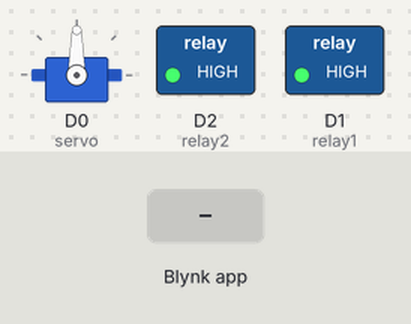
A sketch run on a simulated ESP8266 (NodeMCU). Parts: servo, switched loads named in the sketch (green lamp = pin HIGH). The test bench sets the inputs (shaded band). WiFi joins after 1.5 s; servers stay silent unless stated.

Above: at 5.0 s.
5.1 s: Blynk app writes 1 to V0
At 5.7 s:
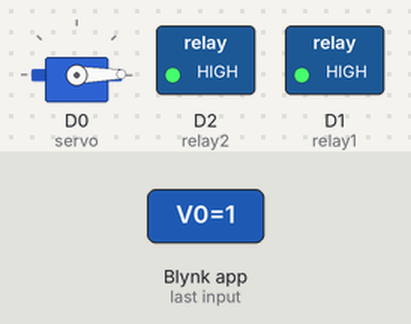
6.6 s: Blynk app writes 200 to V0
At 6.9 s:
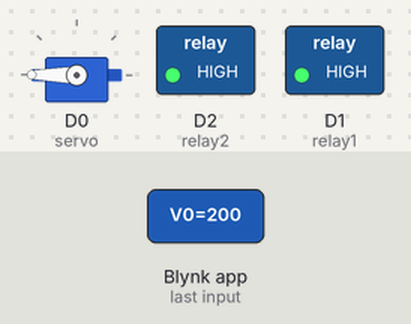
8.1 s: Blynk app writes 1 to V2
At 9.2 s:
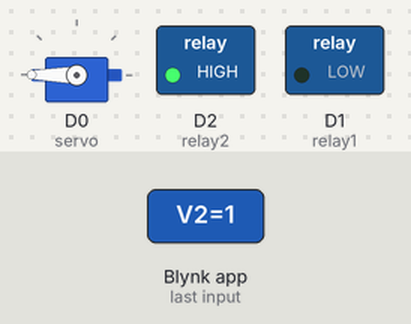
9.6 s: Blynk app writes 0 to V0
At 10.4 s:
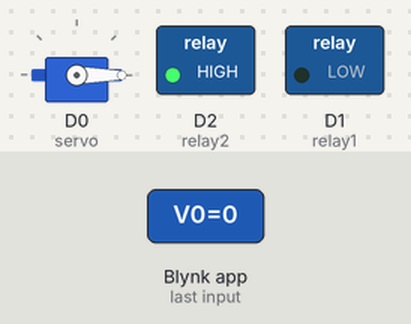
11.1 s: Blynk app writes 1 to V3
At 11.5 s:
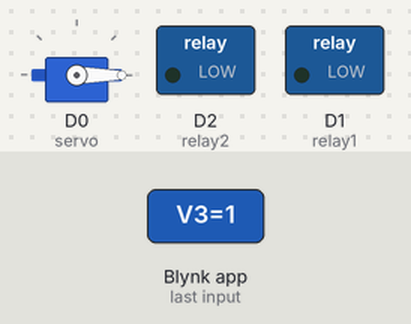
12.6 s: Blynk app writes 0 to V2
At 13.8 s:
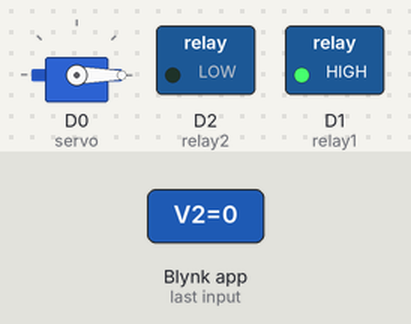
Timing chart, 0 to 15.1 s (numbered marks = the images above; inputs shaded):
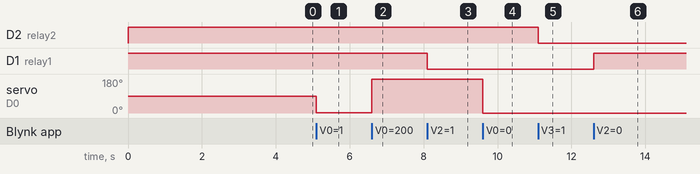

The sketch:

iot_based_fan_speed_and_relay_controller.ino
```cpp
#include <ESP8266WiFi.h>
// connecting blynk
#define BLYNK_TEMPLATE_ID "TMPLjY9NPU3v"
#define BLYNK_DEVICE_NAME "servo control 1"
// Blynk Server connection
#define BLYNK_AUTH_TOKEN    "rloZox5CazyTboZM1zT2mYeo0vykyNBO";
#define BLYNK_PRINT Serial
#include <BlynkSimpleEsp8266.h>

#define relay1 D1
#define relay2 D2


#include<Servo.h>
Servo servo;

// router id and password
char ssid [] = "JioFiber@4";
char pass [] = "Ik7y8fzvtz/%/#?#";
char auth[] = BLYNK_AUTH_TOKEN;

// servo motor
BLYNK_WRITE(V0){
  double s0 = param.asInt();
  servo.write(s0);
  Blynk.virtualWrite(V1, s0);
  }
// relay module 1
BLYNK_WRITE(V2){
  bool value1 = param.asInt();
  if (value1 == 1){
    digitalWrite(relay1, LOW);

  }else{
    digitalWrite(relay1, HIGH);
    }
}
// relay module 2
BLYNK_WRITE(V3){
  bool value1 = param.asInt();
  if (value1 == 1){
    digitalWrite(relay2, LOW);

  }else{
    digitalWrite(relay2, HIGH);
    }
}

void setup() {

  //SET THE NODE MCU PIN AS A OUTPUT PIN
pinMode(relay1, OUTPUT);
pinMode(relay2, OUTPUT);

digitalWrite(relay1, HIGH);
digitalWrite(relay2, HIGH);

  // setup code here, to run once:
Serial.begin(9600);
servo.attach(D0);
Blynk.begin(auth, ssid, pass);
delay(2000);
}


void loop() {
  // main code here, to run repeatedly:
  Blynk.run();
}
```

Measured:
- after the input at 5.1 s, servo on D0 (servo): 90° → 1° at once
- after the input at 6.6 s, servo on D0 (servo): 1° → 180° at once
- after the input at 8.1 s, D1 (relay1): HIGH → LOW at once
- after the input at 9.6 s, servo on D0 (servo): 180° → 0° at once
- after the input at 11.1 s, D2 (relay2): HIGH → LOW at once
- after the input at 12.6 s, D1 (relay1): LOW → HIGH at once
